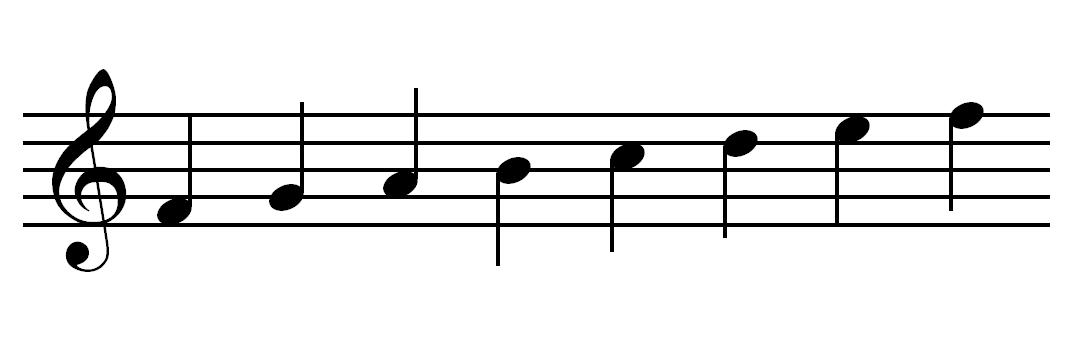
#> input picture test_images/staff-with-notes.jpg, 1092 x 347 px, found by its file name
$ jupyter execute 02-StaffLineRecognition.ipynb   (shell and % lines are left out)   (Python 2 division)   (older library calls are emulated)
#> lines starting #> are read from the running program, lines starting #| are printed output that depends on the picture; after the words box and inside, x2 and y2 are one past the last pixel; in counts of white or black regions, pixels touching at a corner belong together
# Staff line recognition

Imports and definitions

[cell 1]
import cv2
import matplotlib.pyplot as plt
import numpy as np

def load_image(path):
#> called with path = 'test_images/staff-with-notes.jpg'
    return cv2.cvtColor(cv2.imread(path), cv2.COLOR_BGR2RGB)
#> returned value is the input picture: shape (347, 1092, 3); min 0, max 255, mean 233.9
def image_gray(image):
    return cv2.cvtColor(image, cv2.COLOR_RGB2GRAY)
#> returned value: shape (347, 1092)
def image_bin_otsu(image_gs):
    ret,image_bin = cv2.threshold(image_gs, 0, 255, cv2.THRESH_BINARY+cv2.THRESH_OTSU)
#> image_bin: shape (347, 1092); 91.8% white; 1 black region, box (x1, y1, x2, y2) and area: (23, 69, 1050, 272) 31199
#> ret = 128
    return image_bin
def blur(image):
    return cv2.GaussianBlur(image,(5,5),0)
def invert(image):
    return 255-image
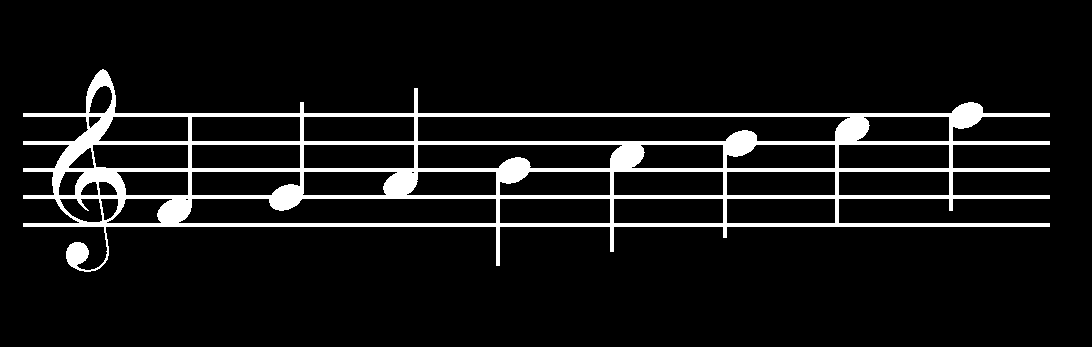
#> returned value: shape (347, 1092); 8.2% white; 1 white region, box (x1, y1, x2, y2) and area: (23, 69, 1050, 272) 31199
def display_image(image, color= False):
    plt.figure()
    if color:
        plt.imshow(image)
    else:
        plt.imshow(image, 'gray')
    plt.show()
def dilate(image):
    kernel = np.ones((1,100))
    return cv2.dilate(image, kernel, iterations=1)
def erode(image):
    kernel = np.ones((1,100))
    return cv2.erode(image, kernel, iterations=1)
def open_image(image):
    return dilate(erode(image))

Image load and binarization

[cell 2]
org_image = load_image("test_images/staff-with-notes.jpg")
image = image_gray(org_image)
img_otsu = image_bin_otsu(image)
display_image(img_otsu)

Image inversion

[cell 3]
inv_img = invert(img_otsu)
display_image(inv_img)

## Horizontal projection

[cell 4]
hor_proj = []
for i in range(len(inv_img)):
    row_sum = 0
    for j in range(len(inv_img[i])):
        row_sum += inv_img[i][j] == 255
    hor_proj.append([255] * row_sum + [0] * (len(inv_img[0]) - row_sum))
#> after the loop, hor_proj = 347 items

display_image(hor_proj)
#> call 3 of display_image, with color = False
#> in display_image (call 3), `plt.show()`:
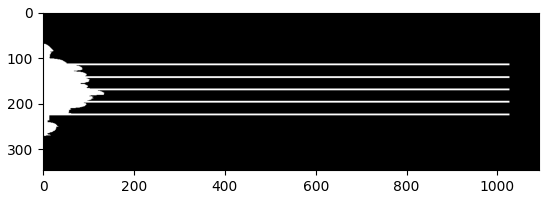
#> figure drawn by matplotlib, 1 panel

Staff line localization. Selects a part near the end of projection.

[cell 5]
end = 0
for row in hor_proj:
    s = sum(row) / 255
    if s > end:
        end = s
#> this loop made 347 passes
#> (s, end) on passes 70 to 81: (2, 2), (6, 6), (8, 8), (10, 10), (11, 11), (13, 13), (14, 14), (15, 15), (16, 16), (17, 17), (18, 18), (19, 19)
#> s on passes 1 to 6: 0, 0, 0, 0, 0, 0
#> after the loop, end = 1027
print end
#| 1027

cutoff_size = len(hor_proj[0]) // 10
#> cutoff_size = 109
cutoff = hor_proj[:]
#> cutoff = 347 items

for i in range(len(cutoff)):
    cutoff[i] = cutoff[i][end - cutoff_size : end]

cutoff = np.array(cutoff, dtype = np.uint8)
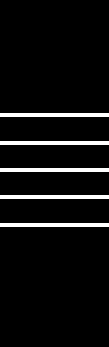
#> cutoff: shape (347, 109); 5.8% white; 5 white regions
display_image(cutoff)

Finding contours - staff lines.

[cell 6]
img_cnt, contours, hierarchy = cv2.findContours(cutoff.copy(), cv2.RETR_EXTERNAL, cv2.CHAIN_APPROX_NONE)
#> contours = 5 contours; box (x1, y1, x2, y2) and area: (0, 223, 109, 227) 324, (0, 195, 109, 199) 324, (0, 168, 109, 172) 324, (0, 141, 109, 145) 324, (0, 113, 109, 117) 324
img_cnt = cutoff.copy()
cv2.drawContours(img_cnt, contours, -1, (255,0,0), 1)
plt.imshow(img_cnt)

Finding tops, bottoms and thicknesses of staff lines, as well as the average staff line thickness.

[cell 7]
def find_contours(image):
    img_cnt, contours, hierarchy = cv2.findContours(image.copy(), cv2.RETR_EXTERNAL, cv2.CHAIN_APPROX_NONE)

    lines_tops = []
    lines_bottoms = []
    lines_thicknesses = []

    for contour in contours:
        center, size, angle = cv2.minAreaRect(contour)
        xt,yt,w,h = cv2.boundingRect(contour)
        lines_tops.append(yt)
        lines_bottoms.append(yt + h)
        lines_thicknesses.append(h)
#> this loop made 5 passes
#> (center, yt) on passes 1 to 5: ((54, 224.5), 223), ((54, 196.5), 195), ((54, 169.5), 168), ((54, 142.5), 141), ((54, 114.5), 113)
#> after the loop, lines_bottoms = [227, 199, 172, 145, 117]; lines_thicknesses = [4, 4, 4, 4, 4]; lines_tops = [223, 195, 168, 141, 113]

    lines_tops = sorted(lines_tops)
#> lines_tops = [113, 141, 168, 195, 223]
    lines_bottoms = sorted(lines_bottoms)
#> lines_bottoms = [117, 145, 172, 199, 227]
    lines_thicknesses = sorted(lines_thicknesses)
    print("Lines top positions: " + str(lines_tops))
#| Lines top positions: [113, 141, 168, 195, 223]
    print("Lines bottom positions: " + str(lines_bottoms))
#| Lines bottom positions: [117, 145, 172, 199, 227]
    print("Lines thicknesses: " + str(lines_thicknesses))
#| Lines thicknesses: [4, 4, 4, 4, 4]

    avg_thickness = sum(lines_thicknesses) / len(lines_thicknesses)
#> avg_thickness = 4
    print("Average line thickness: " + str(avg_thickness))
#| Average line thickness: 4
    return lines_tops, lines_bottoms, lines_thicknesses, avg_thickness

def find_all_ys(image):
    ys = []
    for i in range(len(image)):
        for j in range(len(image[i])):
            if (image[i][j] == 255) and (i not in ys):
                ys.append(i)
    print("Y coordinates: " + str(sorted(ys)))
    return sorted(ys)

[cell 8]
lines_tops, lines_bottoms, lines_thicknesses, avg_thickness = find_contours(cutoff)
#> lines_tops = [113, 141, 168, 195, 223]; lines_bottoms = [117, 145, 172, 199, 227]; lines_thicknesses = [4, 4, 4, 4, 4]; avg_thickness = 4
ys = find_all_ys(cutoff)
#> after the loop in find_all_ys, `for i in range(len(image)):`: ys = [113, 114, 115, 116, 141, 142, 143, 144, 168, 169, 170, 171, 195, 196, 197, 198, 223, 224, 225, 226]
#| Y coordinates: [113, 114, 115, 116, 141, 142, 143, 144, 168, 169, 170, 171, 195, 196, 197, 198, 223, 224, 225, 226]

## Image opening
Erosion, then dilatation.

[cell 9]
img_opened = open_image(inv_img)
#> in erode, `return cv2.erode(image, kernel, iterations=1)`:
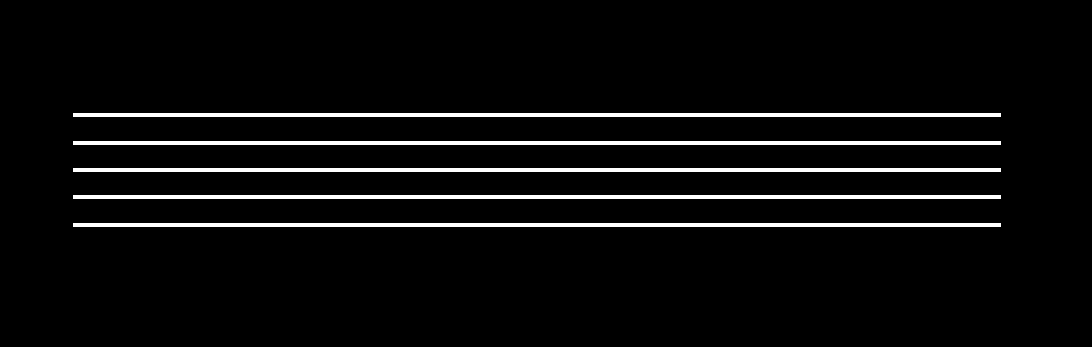
#> returned value: shape (347, 1092); 4.9% white; 5 white regions, box (x1, y1, x2, y2) and area: (73, 113, 1001, 117) 3712, (73, 141, 1001, 145) 3712, (73, 168, 1001, 172) 3712, (73, 195, 1001, 199) 3712, (73, 223, 1001, 227) 3712
#> in dilate, `return cv2.dilate(image, kernel, iterations=1)`:
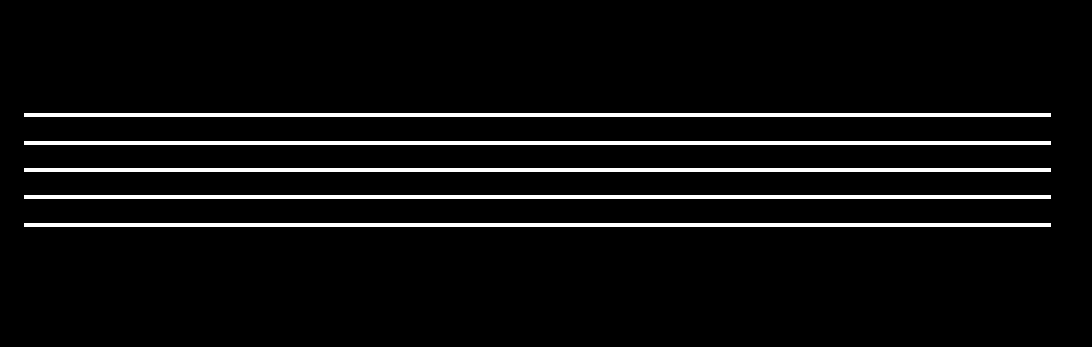
#> returned value: shape (347, 1092); 5.4% white; 5 white regions
display_image(img_opened)

[cell 10]
other_lines_tops, other_lines_bottoms, other_lines_thicknesses, other_avg_thickness = find_contours(img_opened)
#> in find_contours (call 2), `img_cnt, contours, hierarchy = cv2.findContours(image.copy(), cv2.RETR..`: contours = 5 contours; box (x1, y1, x2, y2) and area: (24, 223, 1051, 227) 3078, (24, 195, 1051, 199) 3078, (24, 168, 1051, 172) 3078, (24, 141, 1051, 145) 3078, (24, 113, 1051, 117) 3078
#> the loop in find_contours (call 2), `for contour in contours:` made 5 passes
#> (center, yt) on passes 1 to 5: ((537, 224.5), 223), ((537, 196.5), 195), ((537, 169.5), 168), ((537, 142.5), 141), ((537, 114.5), 113)
#| Lines top positions: [113, 141, 168, 195, 223]
#| Lines bottom positions: [117, 145, 172, 199, 227]
#| Lines thicknesses: [4, 4, 4, 4, 4]
#| Average line thickness: 4
#> other_lines_tops = [113, 141, 168, 195, 223]; other_lines_bottoms = [117, 145, 172, 199, 227]; other_lines_thicknesses = [4, 4, 4, 4, 4]; other_avg_thickness = 4
other_ys = find_all_ys(img_opened)
#| Y coordinates: [113, 114, 115, 116, 141, 142, 143, 144, 168, 169, 170, 171, 195, 196, 197, 198, 223, 224, 225, 226]
#> other_ys has the same summary as ys in find_all_ys

The y-coordinates that are in found in results of both methods are used, in case horizontal projection cutoff gives us a wider lines.

[cell 11]
new_ys = []
for y in ys:
    if y in other_ys:
        new_ys += [y]
#> this loop made 20 passes
#> (y, new_ys) on passes 1 to 10: (113, [113]), (114, [113, 114]), (115, [113, 114, 115]), (116, [113, 114, 115, 116]), (141, [113, 114, 115, 116, 141]), (142, [113, 114, 115, 116, 141, 142]), (143, [113, 114, 115, 116, 141, 142, 143]), (144, [113, 114, 115, 116, 141, 142, 143, 144]), (168, [113, 114, 115, 116, 141, 142, 143, 144, 168]), (169, [113, 114, 115, 116, 141, 142, 143, 144, 168, 169])
#> y on passes 13 to 18: 195, 196, 197, 198, 223, 224
ys = new_ys

[cell 12]
labels = [[]]
line_distances = []
prev_y = None
for y in ys:
    if prev_y is not None:
        if y - prev_y > 1:
            labels.append([])
            line_distances += [y - prev_y]
    labels[-1] += [y]
    prev_y = y
#> this loop made 20 passes
#> (y, line_distances, prev_y) on passes 5, 9, 13, 17: (141, [25], 141), (168, [25, 24], 168), (195, [25, 24, 24], 195), (223, [25, 24, 24, 25], 223)
#> (y, prev_y) on passes 1, 2, 3, 4, 6, 7: (113, 113), (114, 114), (115, 115), (116, 116), (142, 142), (143, 143)
#> after the loop, labels = [[113, 114, 115, 116], [141, 142, 143, 144], [168, 169, 170, 171], [195, 196, 197, 198], [223, 224, 225, 226]]
print("Line Y-coords, grouped by lines: " + str(labels))
#| Line Y-coords, grouped by lines: [[113, 114, 115, 116], [141, 142, 143, 144], [168, 169, 170, 171], [195, 196, 197, 198], [223, 224, 225, 226]]
print("Distances between the lines: " + str(line_distances))
#| Distances between the lines: [25, 24, 24, 25]

$ run again, with test_images/eighth_notes.jpg copied over test_images/staff-with-notes.jpg
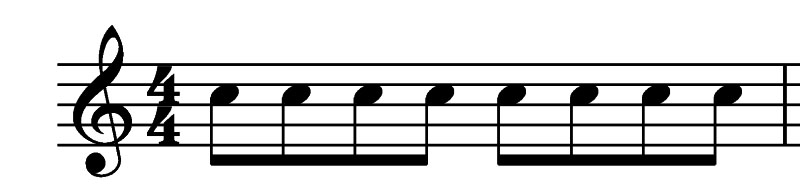
#> input picture test_images/eighth_notes.jpg, 800 x 190 px, found by its file name
#> in load_image, returned value is the input picture: shape (190, 800, 3); min 0, max 255, mean 215.6
#> in image_bin_otsu, `ret,image_bin = cv2.threshold(image_gs, 0, 255, cv2.THRESH_BINARY+cv2...`:
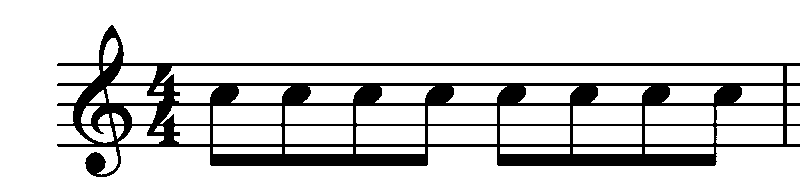
#> image_bin: shape (190, 800); 84.3% white; 1 black region, box (x1, y1, x2, y2) and area: (57, 25, 800, 177) 23914
#> ret = 134
#> after the loop `for i in range(len(inv_img)):`: hor_proj = 190 items
#> the loop `for row in hor_proj:` made 190 passes
#> (s, end) on passes 26 to 33: (2, 2), (4, 4), (5, 5), (7, 7), (8, 8), (9, 9), (11, 11), (12, 12)
#> after the loop `for row in hor_proj:`: end = 743
#| 743
#> cutoff_size = 80
#> `cutoff = hor_proj[:]`: cutoff = 190 items
#> `img_cnt, contours, hierarchy = cv2.findContours(cutoff.copy(), cv2.RET..`: contours = 5 contours; box (x1, y1, x2, y2) and area: (0, 144, 80, 147) 158, (0, 103, 80, 106) 158, (0, 83, 80, 86) 158, (0, 63, 80, 66) 158, (0, 124, 80, 126) 79
#> the loop in find_contours, `for contour in contours:` made 5 passes
#> (center, size, yt, h) on passes 1 to 5: ((39.5, 145), (2, 79), 144, 3), ((39.5, 124.5), (1, 79), 124, 2), ((39.5, 104), (2, 79), 103, 3), ((39.5, 84), (2, 79), 83, 3), ((39.5, 64), (2, 79), 63, 3)
#> after the loop in find_contours, `for contour in contours:`: lines_bottoms = [147, 126, 106, 86, 66]; lines_thicknesses = [3, 2, 3, 3, 3]; lines_tops = [144, 124, 103, 83, 63]
#> in find_contours, `lines_tops = sorted(lines_tops)`: lines_tops = [63, 83, 103, 124, 144]
#> in find_contours, `lines_bottoms = sorted(lines_bottoms)`: lines_bottoms = [66, 86, 106, 126, 147]
#> in find_contours, `lines_thicknesses = sorted(lines_thicknesses)`: lines_thicknesses = [2, 3, 3, 3, 3]
#| Lines top positions: [63, 83, 103, 124, 144]
#| Lines bottom positions: [66, 86, 106, 126, 147]
#| Lines thicknesses: [2, 3, 3, 3, 3]
#> in find_contours, `avg_thickness = sum(lines_thicknesses) / len(lines_thicknesses)`: avg_thickness = 2
#| Average line thickness: 2
#> `lines_tops, lines_bottoms, lines_thicknesses, avg_thickness = find_con..`: lines_tops = [63, 83, 103, 124, 144]; lines_bottoms = [66, 86, 106, 126, 147]; lines_thicknesses = [2, 3, 3, 3, 3]; avg_thickness = 2
#> after the loop in find_all_ys, `for i in range(len(image)):`: ys = [63, 64, 65, 83, 84, 85, 103, 104, 105, 124, 125, 144, 145, 146]
#| Y coordinates: [63, 64, 65, 83, 84, 85, 103, 104, 105, 124, 125, 144, 145, 146]
#> in dilate, `return cv2.dilate(image, kernel, iterations=1)`:
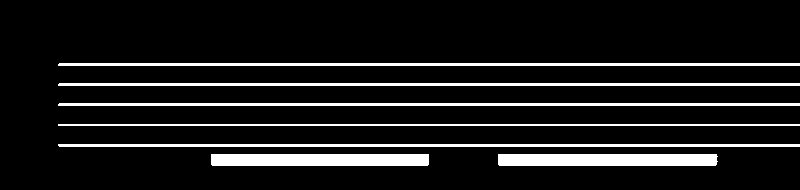
#> returned value: shape (190, 800); 10.3% white; 7 white regions
#> in find_contours (call 2), `img_cnt, contours, hierarchy = cv2.findContours(image.copy(), cv2.RETR..`: contours = 7 contours; box (x1, y1, x2, y2) and area: (498, 154, 718, 166) 2399, (211, 154, 429, 166) 2386, (58, 144, 800, 147) 1482, (58, 103, 800, 106) 1482, (58, 83, 800, 86) 1482, (58, 63, 800, 66) 1482, (58, 124, 800, 126) 741
#> the loop in find_contours (call 2), `for contour in contours:` made 7 passes
#> (center, size, xt, yt, w, h) on passes 1 to 7: ((607.5, 159.5), (11, 219), 498, 154, 220, 12), ((319.5, 159.5), (11, 217), 211, 154, 218, 12), ((428.5, 145), (2, 741), 58, 144, 742, 3), ((428.5, 124.5), (1, 741), 58, 124, 742, 2), ((428.5, 104), (2, 741), 58, 103, 742, 3), ((428.5, 84), (2, 741), 58, 83, 742, 3), ((428.5, 64), (2, 741), 58, 63, 742, 3)
#| Lines top positions: [63, 83, 103, 124, 144, 154, 154]
#| Lines bottom positions: [66, 86, 106, 126, 147, 166, 166]
#| Lines thicknesses: [2, 3, 3, 3, 3, 12, 12]
#| Average line thickness: 5
#> other_lines_tops = [63, 83, 103, 124, 144, 154, 154]; other_lines_bottoms = [66, 86, 106, 126, 147, 166, 166]; other_lines_thicknesses = [2, 3, 3, 3, 3, 12, 12]; other_avg_thickness = 5
#| Y coordinates: [63, 64, 65, 83, 84, 85, 103, 104, 105, 124, 125, 144, 145, 146, 154, 155, 156, 157, 158, 159, 160, 161, 162, 163, 164, 165]
#> other_ys = 26 values from 63 to 165
#> the loop `for y in ys:` made 14 passes
#> (y, new_ys) on passes 1 to 8: (63, [63]), (64, [63, 64]), (65, [63, 64, 65]), (83, [63, 64, 65, 83]), (84, [63, 64, 65, 83, 84]), (85, [63, 64, 65, 83, 84, 85]), (103, [63, 64, 65, 83, 84, 85, 103]), (104, [63, 64, 65, 83, 84, 85, 103, 104])
#> the loop `for y in ys:` made 14 passes
#> (y, line_distances, prev_y) on passes 4, 7, 10, 12: (83, [18], 83), (103, [18, 18], 103), (124, [18, 18, 19], 124), (144, [18, 18, 19, 19], 144)
#> after the loop `for y in ys:`: labels = [[63, 64, 65], [83, 84, 85], [103, 104, 105], [124, 125], [144, 145, 146]]
#| Line Y-coords, grouped by lines: [[63, 64, 65], [83, 84, 85], [103, 104, 105], [124, 125], [144, 145, 146]]
#| Distances between the lines: [18, 18, 19, 19]
